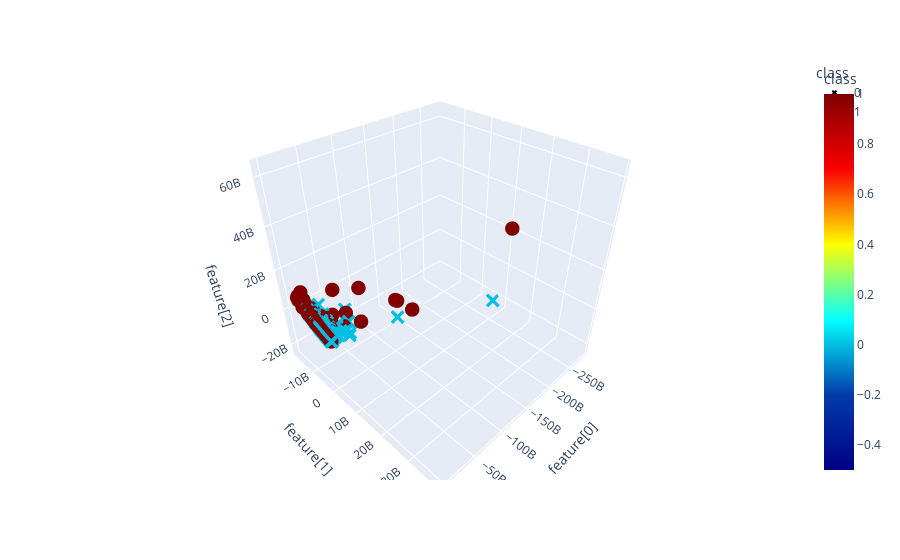

Notebook cell for this chart:
### Code cell
run_analysis_pipeline('features_512_lesion_mask.csv')

### Figure 1 — Plotly figure (JSON) as saved in the notebook; plotly's stock layout.template omitted (floating-point values rounded to 4 significant figures; data arrays with more than 128 entries replaced by an {"elided": "..."} marker saying what was removed)
{"data": [{"hovertemplate": "class=%{marker.color}<br>feature[0]=%{x}<br>feature[1]=%{y}<br>feature[2]=%{z}<extra></extra>", "legendgroup": "0", "marker": {"color": {"elided": "1367 int values"}, "coloraxis": "coloraxis", "size": 5, "symbol": "x"}, "mode": "markers", "name": "0", "scene": "scene", "showlegend": true, "type": "scatter3d", "x": {"elided": "1367 float values"}, "y": {"elided": "1367 float values"}, "z": {"elided": "1367 float values"}}, {"hovertemplate": "class=%{marker.color}<br>feature[0]=%{x}<br>feature[1]=%{y}<br>feature[2]=%{z}<extra></extra>", "legendgroup": "1", "marker": {"color": {"elided": "1367 int values"}, "coloraxis": "coloraxis", "size": 5, "symbol": "circle"}, "mode": "markers", "name": "1", "scene": "scene", "showlegend": true, "type": "scatter3d", "x": {"elided": "1367 float values"}, "y": {"elided": "1367 float values"}, "z": {"elided": "1367 float values"}}], "layout": {"coloraxis": {"colorbar": {"title": {"text": "class"}}, "colorscale": [[0, "rgb(0,0,131)"], [0.2, "rgb(0,60,170)"], [0.4, "rgb(5,255,255)"], [0.6, "rgb(255,255,0)"], [0.8, "rgb(250,0,0)"], [1, "rgb(128,0,0)"]]}, "legend": {"title": {"text": "class"}, "tracegroupgap": 0}, "margin": {"t": 60}, "scene": {"domain": {"x": [0, 1], "y": [0, 1]}, "xaxis": {"title": {"text": "feature[0]"}}, "yaxis": {"title": {"text": "feature[1]"}}, "zaxis": {"title": {"text": "feature[2]"}}}}}
